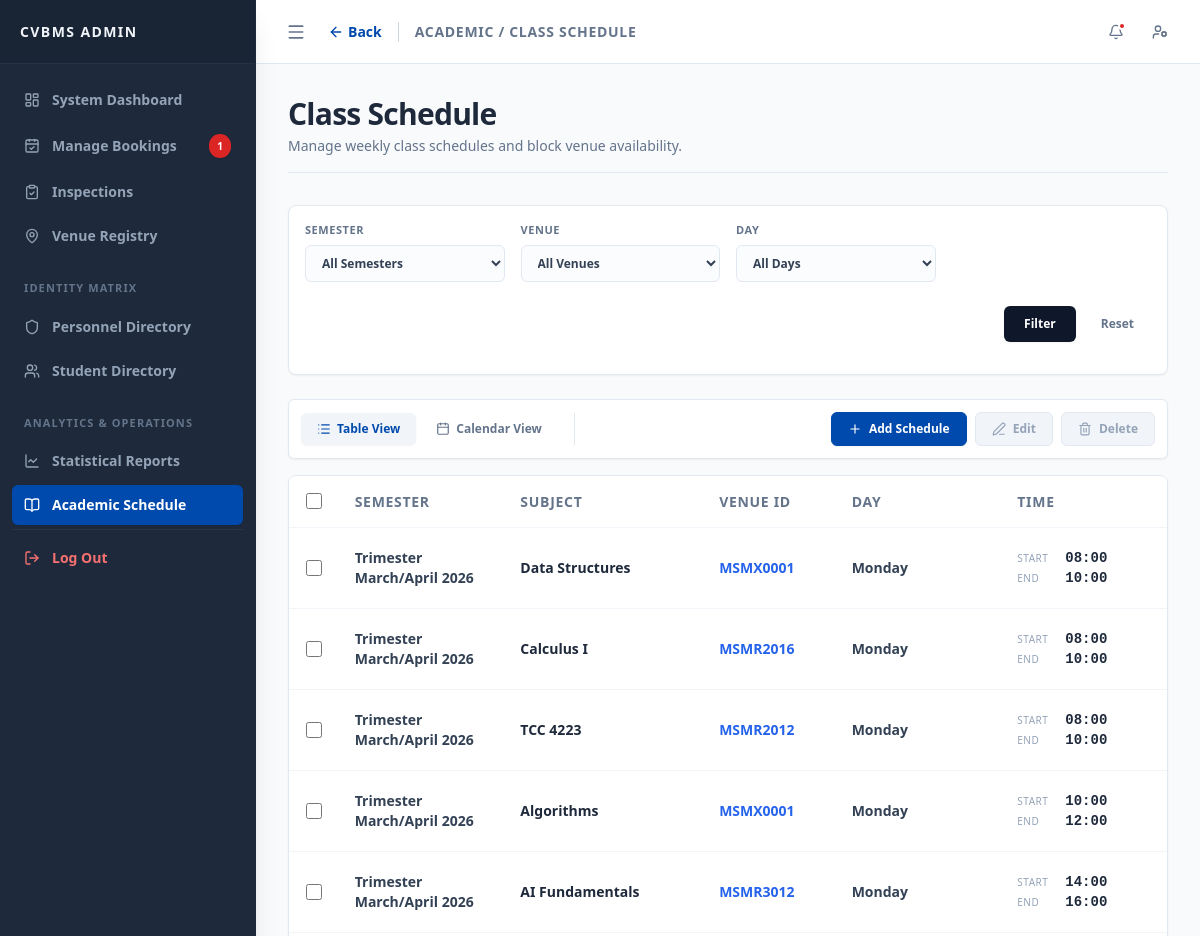
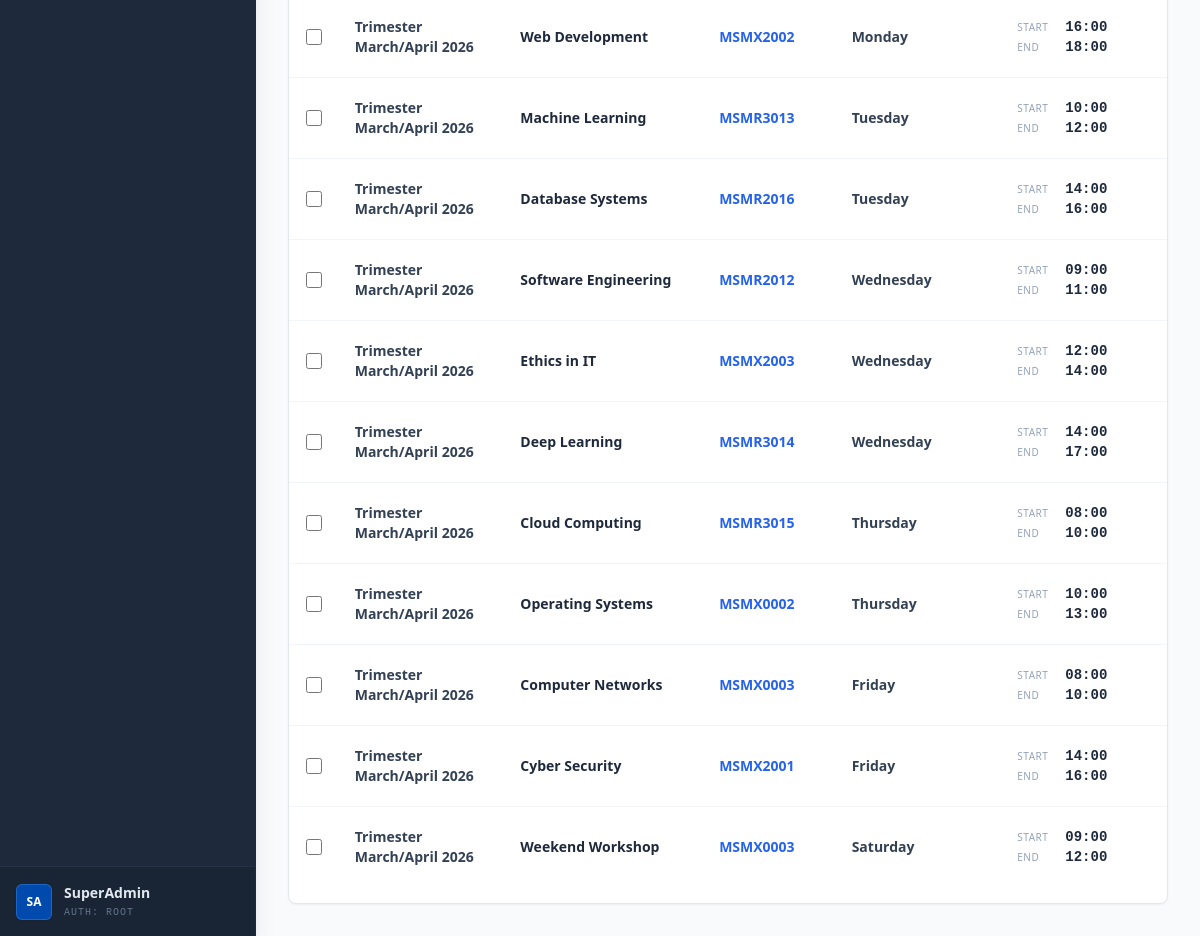
Screenshot of /admin/academic_schedule.php (signed in) with the database file from the repository (2 pictures, top to bottom).
### tables this page shows
CREATE TABLE `academic_schedule` (
  `sch_id` int(10) UNSIGNED NOT NULL,
  `sem_id` int(4) UNSIGNED NOT NULL,
  `vid` varchar(10) NOT NULL,
  `day_of_week` enum('Monday','Tuesday','Wednesday','Thursday','Friday','Saturday','Sunday') NOT NULL,
  `start_time` time NOT NULL,
  `end_time` time NOT NULL,
  `subject_name` varchar(100) DEFAULT 'Academic Class'
);

CREATE TABLE `semester_config` (
  `sem_id` int(4) UNSIGNED NOT NULL,
  `sem_name` varchar(50) NOT NULL,
  `start_date` date NOT NULL,
  `end_date` date NOT NULL,
  `is_active` tinyint(1) NOT NULL DEFAULT 0,
  `is_booking_open` tinyint(1) NOT NULL DEFAULT 0
);

### core/repositories/ScheduleRepository.php (called while the page is built, shortened)
<?php
class ScheduleRepository {
    private mysqli $conn;
    public function __construct(mysqli $conn) {
        $this->conn = $conn;
    }
    public function getAllWithFilters(FilterBuilder $filterBuilder) {
        $sql = "SELECT s.*, v.vname, sem.sem_name
                FROM academic_schedule s
                JOIN venue v ON s.vid = v.vid
                JOIN semester_config sem ON s.sem_id = sem.sem_id
                WHERE 1=1";
        $sql .= $filterBuilder->buildSqlWhere($this->conn);
        $sql .= " ORDER BY sem.start_date DESC, FIELD(s.day_of_week, 'Monday', 'Tuesday', 'Wednesday', 'Thursday', 'Friday', 'Saturday', 'Sunday'), s.start_time ASC";
        return $this->conn->query($sql);
    }
}
?>

### core/components/datagrid.php (the view, shortened to what this page needs)
<?php
function render_datagrid(array $schema, $dataset) {
    $html = '<table class="custom-table w-full">';
    $html .= '<thead class="sticky top-0 z-10 bg-white"><tr>';
    if (!empty($schema['enable_checkbox'])) {
        $html .= '<th class="w-12 text-center"><input type="checkbox" id="selectAll" onclick="toggleAll(this)" class="w-4 h-4 rounded border-slate-300 text-[#004aad] focus:ring-[#004aad]"></th>';
    }
    foreach ($schema['columns'] as $col) {
        $width = isset($col['width']) ? 'class="' . $col['width'] . '"' : '';
        $html .= "<th {$width}>" . htmlspecialchars($col['label']) . "</th>";
    }
    $html .= '</tr></thead><tbody>';
    $has_data = false;
    if ($dataset instanceof mysqli_result) {
        $has_data = $dataset->num_rows > 0;
        $rows = $dataset;
    } elseif (is_array($dataset)) {
        $has_data = count($dataset) > 0;
        $rows = $dataset;
    }
    if ($has_data) {
        foreach ($rows as $row) {
            $html .= '<tr>';
            $row_attr = '';
    $html .= '<tr '.$row_attr.'>';
            if (!empty($schema['enable_checkbox'])) {
                $primary_key = $schema['primary_key'] ?? 'id';
                $html .= '<td class="text-center"><input type="checkbox" name="'.$schema['checkbox_name'].'[]" value="'.$row[$primary_key].'" onclick="updateButtonStates()" class="row-cb w-4 h-4 rounded border-slate-300 text-[#004aad] focus:ring-[#004aad]"></td>';
            }
            foreach ($schema['columns'] as $col) {
                $html .= '<td>';
                $col_key = $col['key'] ?? null;
                $val = ($col_key !== null && isset($row[$col_key])) ? $row[$col_key] : '';
                switch ($col['type']) {
                    case 'text':
                        $html .= '<span class="font-semibold text-slate-700 text-sm">' . htmlspecialchars($val) . '</span>';
                        break;
                    case 'text_bold':
                        $html .= '<span class="font-semibold text-slate-800 text-sm block">' . htmlspecialchars($val) . '</span>';
                        break;
                    case 'link':
                        $url = str_replace('%s', urlencode($val), $col['url_format']);
                        $html .= '<a href="' . htmlspecialchars($url) . '" class="td-text-mono">' . htmlspecialchars($val) . '</a>';
                        break;
                    case 'time_range':
                        $start = isset($row[$col['start_key']]) ? date('H:i', strtotime($row[$col['start_key']])) : 'N/A';
                        $end = isset($row[$col['end_key']]) ? date('H:i', strtotime($row[$col['end_key']])) : 'N/A';
                        $html .= '<div class="td-text-mono flex flex-col space-y-1 text-xs text-slate-700 font-semibold">';
                        $html .= '  <div class="flex items-center">';
                        $html .= '    <span class="text-slate-400 font-normal uppercase tracking-wider text-[10px] w-12 block shrink-0">Start</span>';
                        $html .= '    <span class="font-mono text-slate-800">' . $start . '</span>';
                        $html .= '  </div>';
                        $html .= '  <div class="flex items-center">';
                        $html .= '    <span class="text-slate-400 font-normal uppercase tracking-wider text-[10px] w-12 block shrink-0">End</span>';
                        $html .= '    <span class="font-mono text-slate-800">' . $end . '</span>';
                        $html .= '  </div>';
                        $html .= '</div>';
                        break;
                }
                $html .= '</td>';
            }
            $html .= '</tr>';
        }
    } else {
        $colspan = count($schema['columns']) + (!empty($schema['enable_checkbox']) ? 1 : 0);
        $html .= '<tr><td colspan="'.$colspan.'" class="py-16 text-center text-slate-500 border-none hover:bg-transparent cursor-default"><span class="text-sm font-medium tracking-wide">No records found.</span></td></tr>';
    }
    $html .= '</tbody></table>';
    return $html;
}
?>

### rows the page displays
academic_schedule: sem.sem_name "Trimester March/April 2026", subject_name "Data Structures", vid "MSMX0001", day_of_week "Monday", start_time "08:00", end_time "10:00"
academic_schedule: sem.sem_name "Trimester March/April 2026", subject_name "Calculus I", vid "MSMR2016", day_of_week "Monday", start_time "08:00", end_time "10:00"
academic_schedule: sem.sem_name "Trimester March/April 2026", subject_name "TCC 4223", vid "MSMR2012", day_of_week "Monday", start_time "08:00", end_time "10:00"
academic_schedule: sem.sem_name "Trimester March/April 2026", subject_name "Algorithms", vid "MSMX0001", day_of_week "Monday", start_time "10:00", end_time "12:00"
academic_schedule: sem.sem_name "Trimester March/April 2026", subject_name "AI Fundamentals", vid "MSMR3012", day_of_week "Monday", start_time "14:00", end_time "16:00"
academic_schedule: sem.sem_name "Trimester March/April 2026", subject_name "Web Development", vid "MSMX2002", day_of_week "Monday", start_time "16:00", end_time "18:00"
academic_schedule: sem.sem_name "Trimester March/April 2026", subject_name "Machine Learning", vid "MSMR3013", day_of_week "Tuesday", start_time "10:00", end_time "12:00"
academic_schedule: sem.sem_name "Trimester March/April 2026", subject_name "Database Systems", vid "MSMR2016", day_of_week "Tuesday", start_time "14:00", end_time "16:00"
academic_schedule: sem.sem_name "Trimester March/April 2026", subject_name "Software Engineering", vid "MSMR2012", day_of_week "Wednesday", start_time "09:00", end_time "11:00"
academic_schedule: sem.sem_name "Trimester March/April 2026", subject_name "Ethics in IT", vid "MSMX2003", day_of_week "Wednesday", start_time "12:00", end_time "14:00"
academic_schedule: sem.sem_name "Trimester March/April 2026", subject_name "Deep Learning", vid "MSMR3014", day_of_week "Wednesday", start_time "14:00", end_time "17:00"
academic_schedule: sem.sem_name "Trimester March/April 2026", subject_name "Cloud Computing", vid "MSMR3015", day_of_week "Thursday", start_time "08:00", end_time "10:00"
academic_schedule: sem.sem_name "Trimester March/April 2026", subject_name "Operating Systems", vid "MSMX0002", day_of_week "Thursday", start_time "10:00", end_time "13:00"
academic_schedule: sem.sem_name "Trimester March/April 2026", subject_name "Computer Networks", vid "MSMX0003", day_of_week "Friday", start_time "08:00", end_time "10:00"
academic_schedule: sem.sem_name "Trimester March/April 2026", subject_name "Cyber Security", vid "MSMX2001", day_of_week "Friday", start_time "14:00", end_time "16:00"
academic_schedule: sem.sem_name "Trimester March/April 2026", subject_name "Weekend Workshop", vid "MSMX0003", day_of_week "Saturday", start_time "09:00", end_time "12:00"

### other values shown
$pending_bookings_count "1"
$_SESSION['full_name'] "SuperAdmin"
$page_title "Class Schedule"
$page_description "Manage weekly class schedules and block venue availability."
$field['label'] "SEMESTER"
$field['label'] "VENUE"
$field['label'] "DAY"
$col['label'] "SEMESTER"
$col['label'] "SUBJECT"
$col['label'] "VENUE ID"
$col['label'] "DAY"
$col['label'] "TIME"
form field filter_sem "All Semesters"
form field filter_vid "All Venues"
form field filter_day "All Days"
